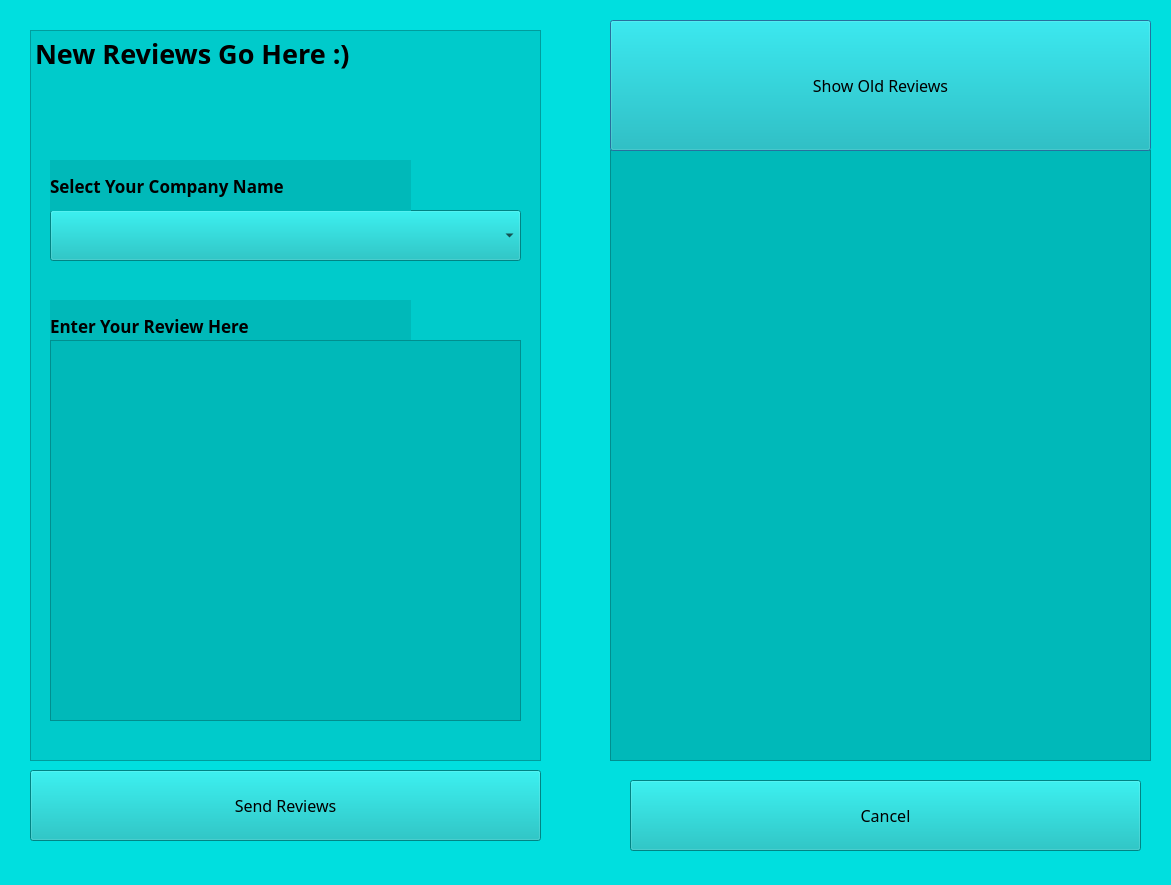
<?xml version="1.0" encoding="UTF-8"?>
<ui version="4.0">
 <class>Review</class>
 <widget class="QDialog" name="Review">
  <property name="geometry">
   <rect>
    <x>0</x>
    <y>0</y>
    <width>1171</width>
    <height>885</height>
   </rect>
  </property>
  <property name="windowTitle">
   <string>Dialog</string>
  </property>
  <property name="styleSheet">
   <string notr="true">background-color: rgb(0, 223, 223);</string>
  </property>
  <widget class="QTextBrowser" name="textBrowser">
   <property name="geometry">
    <rect>
     <x>30</x>
     <y>30</y>
     <width>511</width>
     <height>731</height>
    </rect>
   </property>
   <property name="font">
    <font>
     <family>Century Gothic</family>
     <pointsize>16</pointsize>
     <weight>75</weight>
     <bold>true</bold>
    </font>
   </property>
   <property name="styleSheet">
    <string notr="true">background-color: rgb(0, 203, 203);</string>
   </property>
   <property name="html">
    <string>&lt;!DOCTYPE HTML PUBLIC &quot;-//W3C//DTD HTML 4.0//EN&quot; &quot;http://www.w3.org/TR/REC-html40/strict.dtd&quot;&gt;
&lt;html&gt;&lt;head&gt;&lt;meta name=&quot;qrichtext&quot; content=&quot;1&quot; /&gt;&lt;style type=&quot;text/css&quot;&gt;
p, li { white-space: pre-wrap; }
&lt;/style&gt;&lt;/head&gt;&lt;body style=&quot; font-family:'Century Gothic'; font-size:16pt; font-weight:600; font-style:normal;&quot;&gt;
&lt;p style=&quot; margin-top:0px; margin-bottom:0px; margin-left:0px; margin-right:0px; -qt-block-indent:0; text-indent:0px;&quot;&gt;&lt;span style=&quot; font-size:20pt;&quot;&gt;New Reviews Go Here :)&lt;/span&gt;&lt;/p&gt;&lt;/body&gt;&lt;/html&gt;</string>
   </property>
  </widget>
  <widget class="QListWidget" name="listWidget">
   <property name="geometry">
    <rect>
     <x>610</x>
     <y>150</y>
     <width>541</width>
     <height>611</height>
    </rect>
   </property>
   <property name="sizePolicy">
    <sizepolicy hsizetype="Fixed" vsizetype="Fixed">
     <horstretch>0</horstretch>
     <verstretch>0</verstretch>
    </sizepolicy>
   </property>
   <property name="font">
    <font>
     <family>Century Gothic</family>
     <pointsize>20</pointsize>
     <weight>75</weight>
     <bold>true</bold>
    </font>
   </property>
   <property name="styleSheet">
    <string notr="true">background-color: rgb(0, 185, 185);</string>
   </property>
   <property name="isWrapping" stdset="0">
    <bool>false</bool>
   </property>
   <property name="wordWrap">
    <bool>true</bool>
   </property>
  </widget>
  <widget class="QComboBox" name="CompanyNameComboBox">
   <property name="geometry">
    <rect>
     <x>50</x>
     <y>210</y>
     <width>471</width>
     <height>51</height>
    </rect>
   </property>
   <property name="font">
    <font>
     <family>Century Gothic</family>
     <pointsize>12</pointsize>
    </font>
   </property>
   <property name="styleSheet">
    <string notr="true">background-color: rgb(0, 185, 185);</string>
   </property>
  </widget>
  <widget class="QLabel" name="label">
   <property name="geometry">
    <rect>
     <x>50</x>
     <y>160</y>
     <width>361</width>
     <height>51</height>
    </rect>
   </property>
   <property name="font">
    <font>
     <family>Century Gothic</family>
     <pointsize>13</pointsize>
     <weight>75</weight>
     <bold>true</bold>
    </font>
   </property>
   <property name="styleSheet">
    <string notr="true">background-color: rgb(0, 185, 185);</string>
   </property>
   <property name="text">
    <string>Select Your Company Name</string>
   </property>
  </widget>
  <widget class="QLabel" name="label_2">
   <property name="geometry">
    <rect>
     <x>50</x>
     <y>300</y>
     <width>361</width>
     <height>51</height>
    </rect>
   </property>
   <property name="font">
    <font>
     <family>Century Gothic</family>
     <pointsize>13</pointsize>
     <weight>75</weight>
     <bold>true</bold>
    </font>
   </property>
   <property name="styleSheet">
    <string notr="true">background-color: rgb(0, 185, 185);</string>
   </property>
   <property name="text">
    <string>Enter Your Review Here </string>
   </property>
  </widget>
  <widget class="QTextEdit" name="textEdit">
   <property name="geometry">
    <rect>
     <x>50</x>
     <y>340</y>
     <width>471</width>
     <height>381</height>
    </rect>
   </property>
   <property name="font">
    <font>
     <family>Century Gothic</family>
     <pointsize>12</pointsize>
    </font>
   </property>
   <property name="styleSheet">
    <string notr="true">background-color: rgb(0, 185, 185);</string>
   </property>
  </widget>
  <widget class="QPushButton" name="ShowOldReviews">
   <property name="geometry">
    <rect>
     <x>610</x>
     <y>20</y>
     <width>541</width>
     <height>131</height>
    </rect>
   </property>
   <property name="font">
    <font>
     <family>Century Gothic</family>
     <pointsize>12</pointsize>
    </font>
   </property>
   <property name="styleSheet">
    <string notr="true">background-color: rgb(0, 185, 185);</string>
   </property>
   <property name="text">
    <string>Show Old Reviews</string>
   </property>
  </widget>
  <widget class="QPushButton" name="pushButton_SendReview">
   <property name="geometry">
    <rect>
     <x>30</x>
     <y>770</y>
     <width>511</width>
     <height>71</height>
    </rect>
   </property>
   <property name="font">
    <font>
     <family>Century Gothic</family>
     <pointsize>12</pointsize>
    </font>
   </property>
   <property name="styleSheet">
    <string notr="true">background-color: rgb(0, 185, 185);</string>
   </property>
   <property name="text">
    <string>Send Reviews</string>
   </property>
  </widget>
  <widget class="QPushButton" name="pushButton_FAdminTMain">
   <property name="geometry">
    <rect>
     <x>630</x>
     <y>780</y>
     <width>511</width>
     <height>71</height>
    </rect>
   </property>
   <property name="font">
    <font>
     <family>Century Gothic</family>
     <pointsize>12</pointsize>
    </font>
   </property>
   <property name="styleSheet">
    <string notr="true">background-color: rgb(0, 185, 185);</string>
   </property>
   <property name="text">
    <string>Cancel</string>
   </property>
  </widget>
 </widget>
 <resources/>
 <connections/>
</ui>
